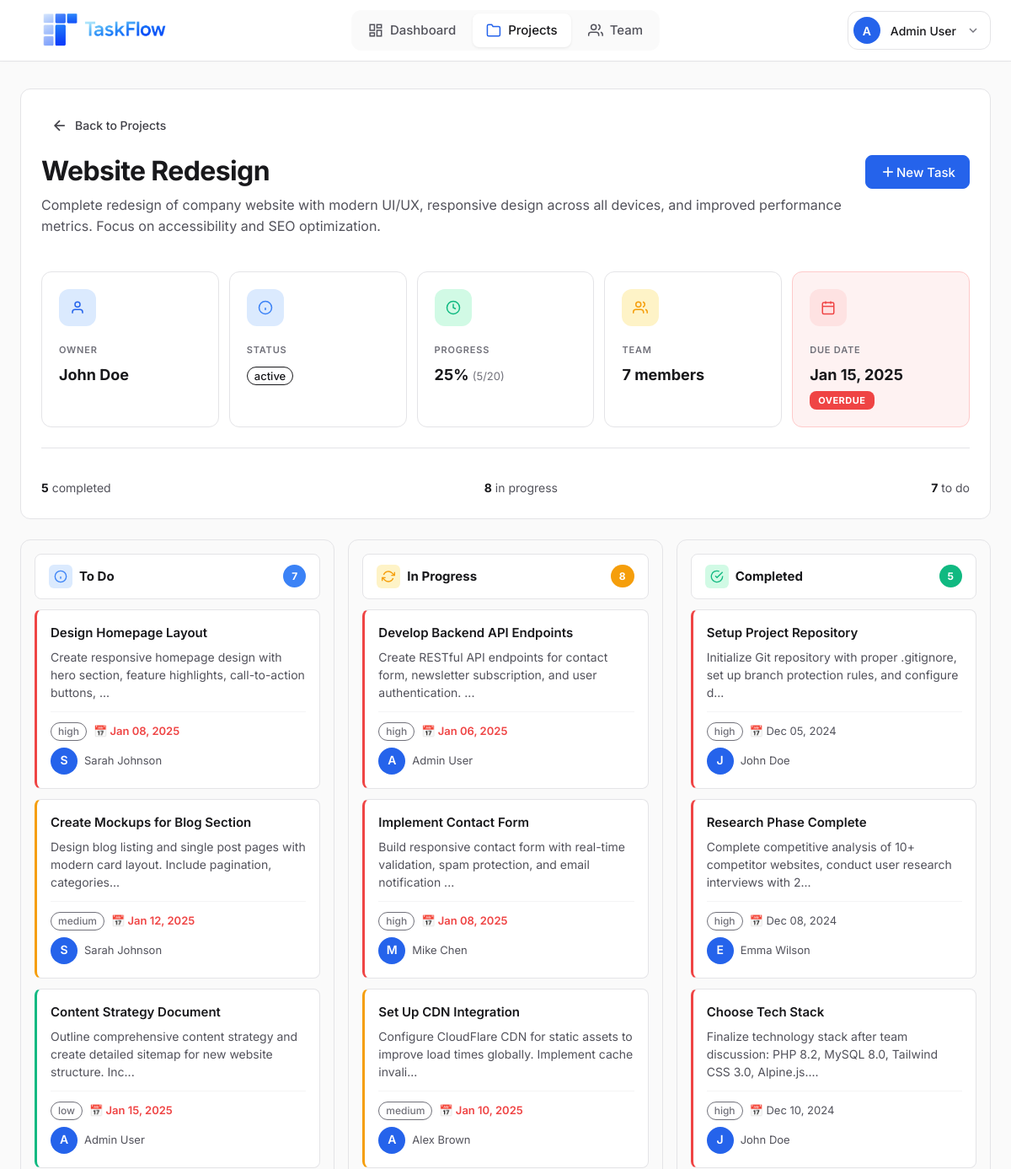
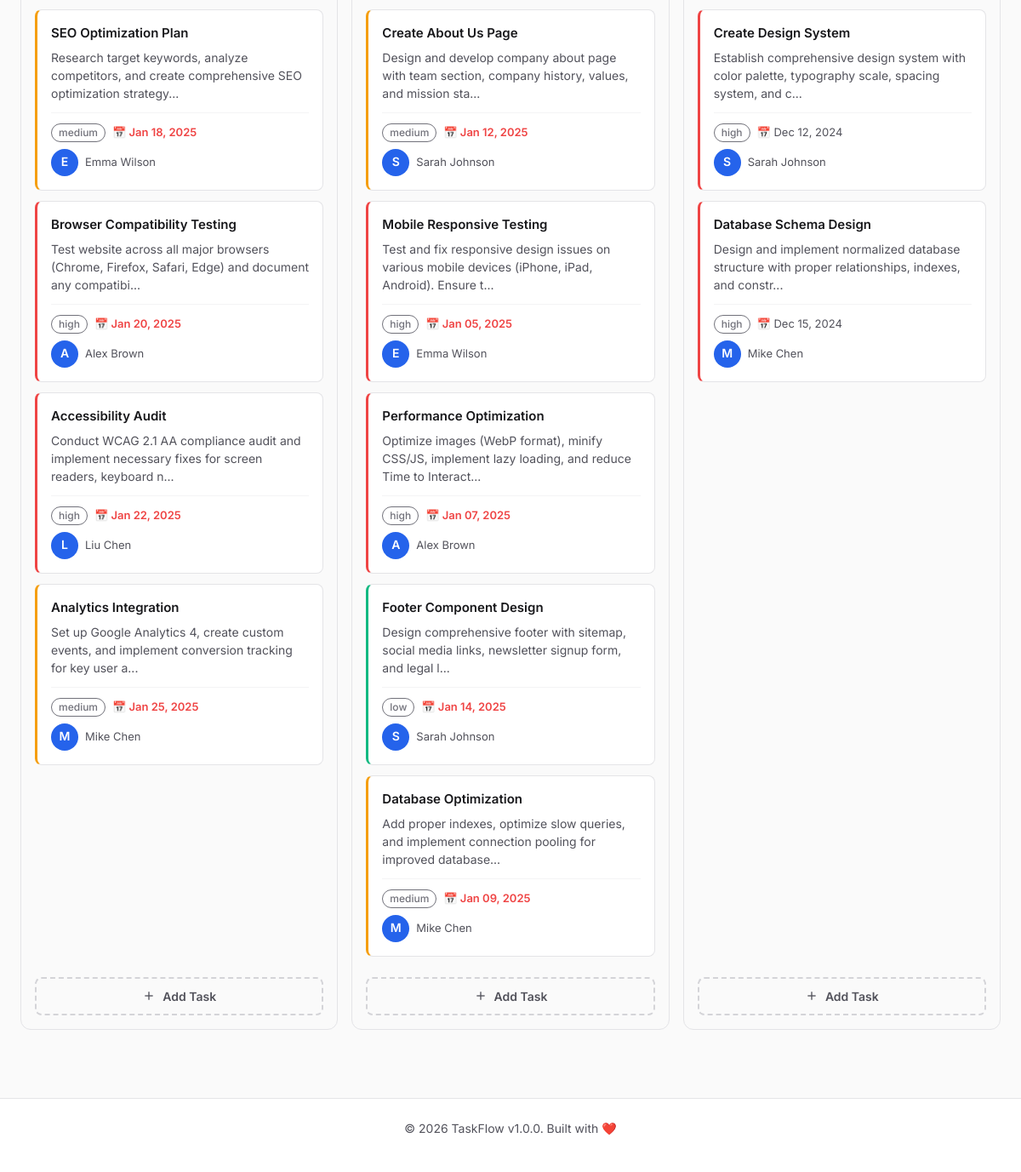
Before: /dashboard/project.php?id=1 (signed in) with the older database file (2 pictures, top to bottom).
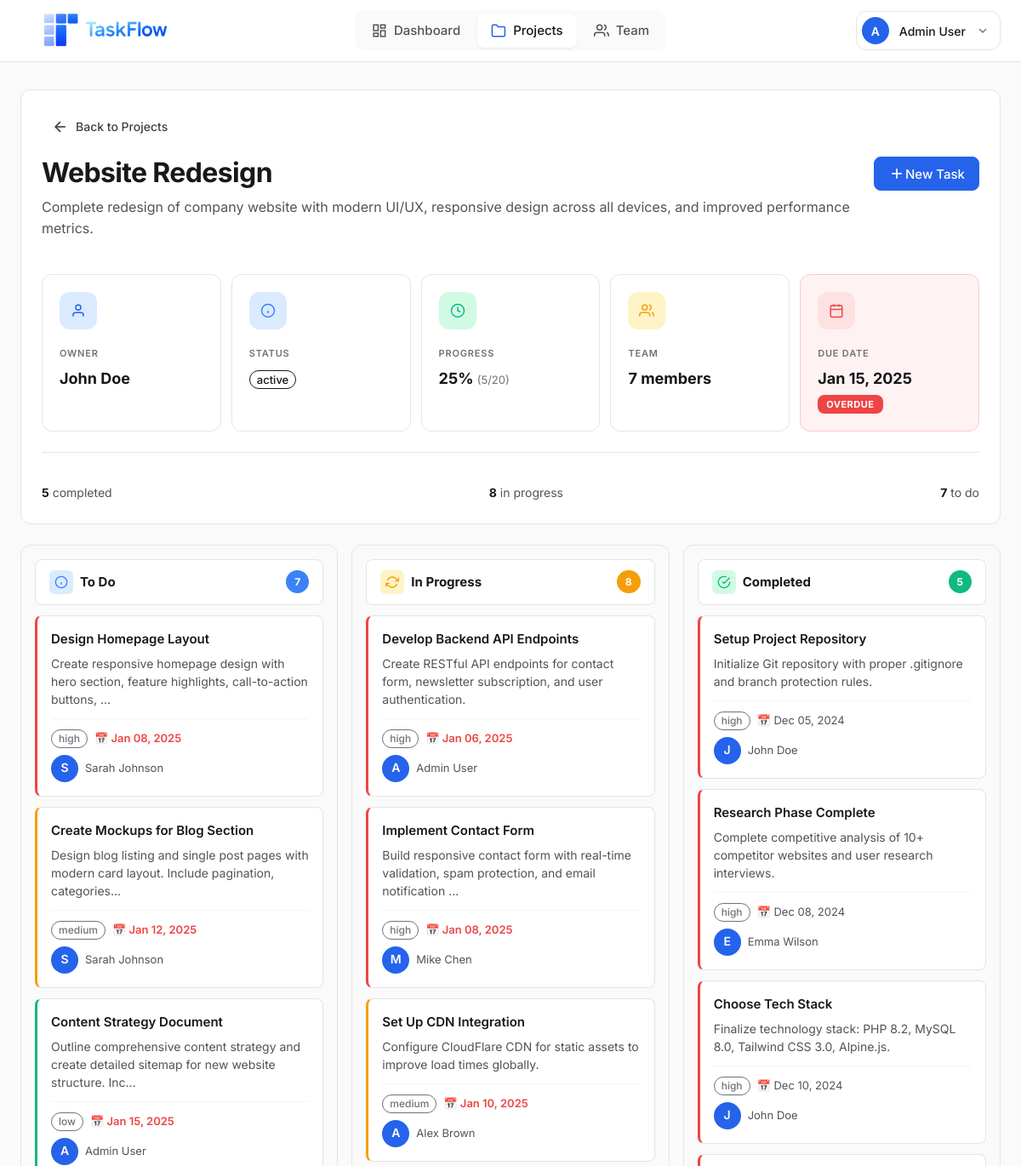
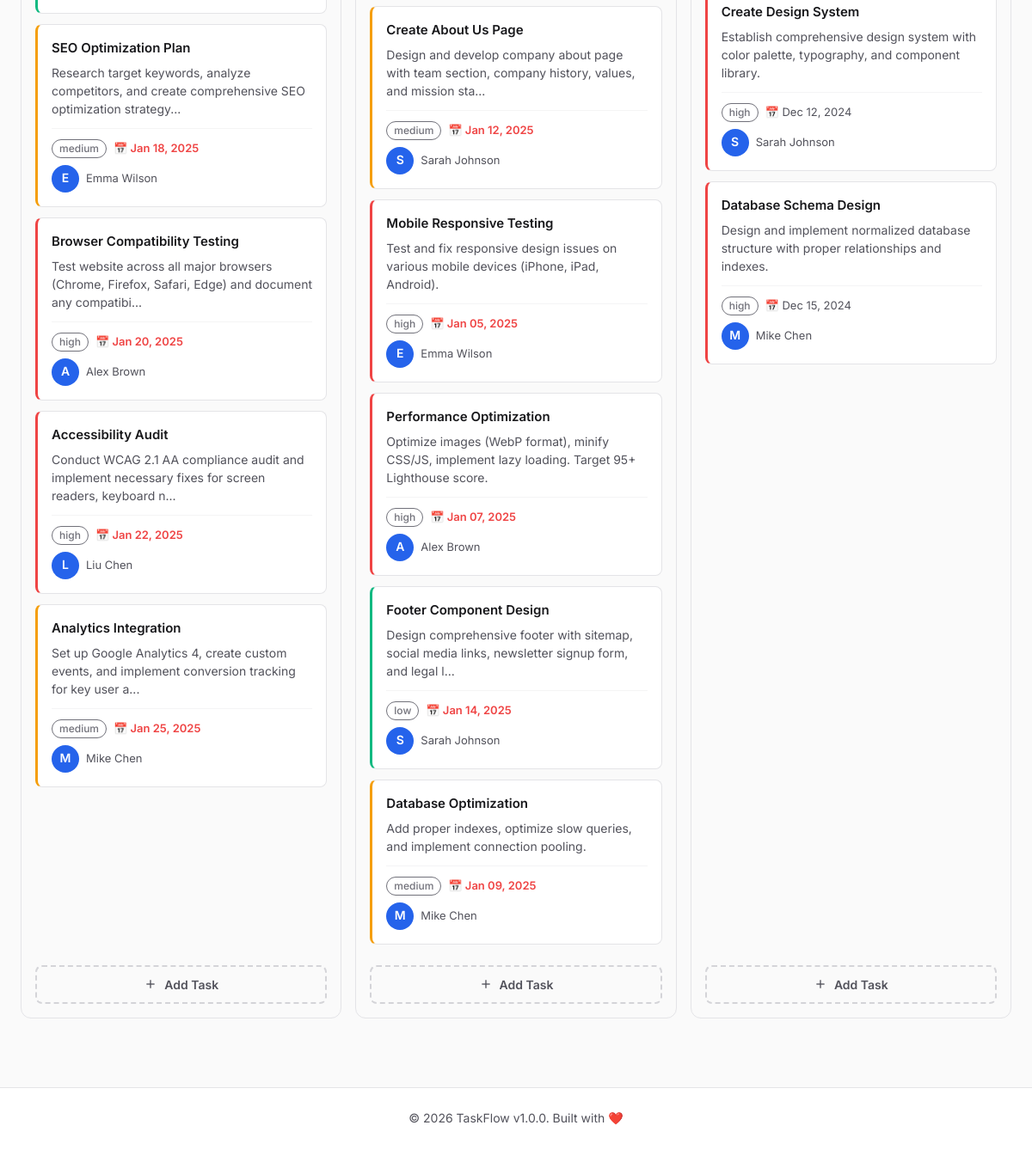
After: the same page with the newer database file (2 pictures, top to bottom).
### tables this page shows
CREATE TABLE projects (
    id INT PRIMARY KEY AUTO_INCREMENT,
    name VARCHAR(150) NOT NULL,
    description TEXT,
    owner_id INT NOT NULL,
    status ENUM('active', 'completed', 'archived') DEFAULT 'active',
    start_date DATE,
    end_date DATE,
    created_at TIMESTAMP DEFAULT CURRENT_TIMESTAMP,
    updated_at TIMESTAMP DEFAULT CURRENT_TIMESTAMP ON UPDATE CURRENT_TIMESTAMP,
    FOREIGN KEY (owner_id) REFERENCES users(id) ON DELETE CASCADE,
    INDEX idx_owner (owner_id),
    INDEX idx_status (status)
);

CREATE TABLE tasks (
    id INT PRIMARY KEY AUTO_INCREMENT,
    project_id INT NOT NULL,
    title VARCHAR(255) NOT NULL,
    description TEXT,
    status ENUM('todo', 'in_progress', 'completed') DEFAULT 'todo',
    priority ENUM('low', 'medium', 'high') DEFAULT 'medium',
    assigned_to INT,
    created_by INT NOT NULL,
    due_date DATE,
    completed_at TIMESTAMP NULL,
    position INT DEFAULT 0,
    created_at TIMESTAMP DEFAULT CURRENT_TIMESTAMP,
    updated_at TIMESTAMP DEFAULT CURRENT_TIMESTAMP ON UPDATE CURRENT_TIMESTAMP,
    FOREIGN KEY (project_id) REFERENCES projects(id) ON DELETE CASCADE,
    FOREIGN KEY (assigned_to) REFERENCES users(id) ON DELETE SET NULL,
    FOREIGN KEY (created_by) REFERENCES users(id) ON DELETE CASCADE,
    INDEX idx_project_status (project_id, status),
    INDEX idx_assigned_to (assigned_to),
    INDEX idx_created_by (created_by),
    INDEX idx_due_date (due_date),
    INDEX idx_status (status)
);

CREATE TABLE users (
    id INT PRIMARY KEY AUTO_INCREMENT,
    username VARCHAR(50) UNIQUE NOT NULL,
    email VARCHAR(100) UNIQUE NOT NULL,
    password VARCHAR(255) NOT NULL,
    full_name VARCHAR(100) NOT NULL,
    avatar VARCHAR(255) DEFAULT 'default-avatar.png',
    role ENUM('admin', 'member') DEFAULT 'member',
    created_at TIMESTAMP DEFAULT CURRENT_TIMESTAMP,
    last_login TIMESTAMP NULL,
    INDEX idx_email (email),
    INDEX idx_username (username)
);

### dashboard/task-card.php (the view, shortened to what the changed rows need)
<div class="task-card priority-<?= $task['priority'] ?>"
     draggable="true"
     data-task-id="<?= $task['id'] ?>"
     data-project-id="<?= $projectId ?>"
     data-status="<?= $task['status'] ?>">
    <div class="task-card-header">
        <div class="task-card-title" onclick="viewTask(<?= $task['id'] ?>)">
            <?= sanitize($task['title']) ?>
        </div>
    </div>
    <?php if ($task['description']): ?>
        <div class="task-card-description">
            <?= truncate(sanitize($task['description']), 100) ?>
        </div>
    <?php endif; ?>
    <div class="task-card-footer">
        <div class="task-card-meta">
            <?= getPriorityBadge($task['priority']) ?>
            <?php if ($task['due_date']): ?>
                <span class="task-card-due <?= isOverdue($task['due_date']) && $task['status'] !== 'completed' ? 'overdue' : '' ?>">
                    📅 <?= formatDate($task['due_date']) ?>
                </span>
            <?php endif; ?>
        </div>
    </div>
    <?php if ($task['assignee_name']): ?>
        <div class="task-card-assignee">
            <?= getUserAvatar($task['assignee_avatar'], $task['assignee_name'], 'sm') ?>
            <span><?= sanitize($task['assignee_name']) ?></span>
        </div>
    <?php endif; ?>
</div>

### dashboard/project.php (shortened to what the changed rows need)
<?php
require_once '../config/config.php';
require_once '../includes/functions.php';
$currentUser = getCurrentUser($pdo);
$userId = $currentUser['id'];
$projectId = $_GET['id'] ?? 0;
try {
    $stmt = $pdo->prepare("
        SELECT p.*,
               u.full_name as owner_name,
               (SELECT COUNT(*) FROM tasks WHERE project_id = p.id) as total_tasks,
               (SELECT COUNT(*) FROM tasks WHERE project_id = p.id AND status = 'completed') as completed_tasks,
               (SELECT role FROM project_members WHERE project_id = p.id AND user_id = ?) as user_role
        FROM projects p
        LEFT JOIN users u ON p.owner_id = u.id
        WHERE p.id = ?
    ");
    $stmt->execute([$userId, $projectId]);
    $project = $stmt->fetch();
    $stmt = $pdo->prepare("
        SELECT t.*, u.full_name as assignee_name, u.avatar as assignee_avatar,
               creator.full_name as creator_name
        FROM tasks t
        LEFT JOIN users u ON t.assigned_to = u.id
        LEFT JOIN users creator ON t.created_by = creator.id
        WHERE t.project_id = ?
        ORDER BY t.position ASC, t.created_at DESC
    ");
    $stmt->execute([$projectId]);
    $allTasks = $stmt->fetchAll();
    $tasks = [
        'todo' => [],
        'in_progress' => [],
        'completed' => []
    ];
    foreach ($allTasks as $task) {
        $tasks[$task['status']][] = $task;
    }
} catch (PDOException $e) {
    error_log("Project view error: " . $e->getMessage());
    die('Error loading project');
}
include '../includes/header.php';
?>
<div class="project-board-header">
    <div class="project-board-title-row">
        <div class="project-board-info">
            <h1 class="project-board-title"><?= sanitize($project['name']) ?></h1>
            <?php if ($project['description']): ?>
                <p class="project-board-description"><?= sanitize($project['description']) ?></p>
            <?php endif; ?>
        </div>
    </div>
    <div class="project-board-meta-grid">
        <div class="meta-card">
            <div class="meta-content">
                <div class="meta-label">Owner</div>
                <div class="meta-value"><?= sanitize($project['owner_name']) ?></div>
            </div>
        </div>
        <div class="meta-card">
            <div class="meta-content">
                <div class="meta-value"><?= getStatusBadge($project['status']) ?></div>
            </div>
        </div>
        <?php if ($project['end_date']): ?>
            <div class="meta-card <?= isOverdue($project['end_date']) ? 'meta-card-danger' : '' ?>">
                <div class="meta-icon <?= isOverdue($project['end_date']) ? 'meta-icon-danger' : 'meta-icon-primary' ?>">
                    <svg width="18" height="18" viewBox="0 0 24 24" fill="none" stroke="currentColor" stroke-width="2">
                        <rect x="3" y="4" width="18" height="18" rx="2" ry="2"/>
                        <line x1="16" y1="2" x2="16" y2="6"/>
                        <line x1="8" y1="2" x2="8" y2="6"/>
                        <line x1="3" y1="10" x2="21" y2="10"/>
                    </svg>
                </div>
                <div class="meta-content">
                    <div class="meta-label">Due Date</div>
                    <div class="meta-value">
                        <?= formatDate($project['end_date']) ?>
                        <?php if (isOverdue($project['end_date'])): ?>
                            <span class="overdue-badge">Overdue</span>
                        <?php endif; ?>
                    </div>
                </div>
            </div>
        <?php endif; ?>
    </div>
</div>
<div class="kanban-board-enhanced">
            <?php if (empty($tasks['todo'])): ?>
                <div class="kanban-empty-state">
                    <svg width="48" height="48" viewBox="0 0 24 24" fill="none" stroke="currentColor" stroke-width="1.5">
                        <circle cx="12" cy="12" r="10"/>
                        <line x1="12" y1="8" x2="12" y2="12"/>
                        <line x1="12" y1="16" x2="12.01" y2="16"/>
                    </svg>
                    <p>No tasks yet</p>
                </div>
            <?php else: ?>
                <?php foreach ($tasks['todo'] as $task): ?>
                    <?php include 'task-card.php'; ?>
                <?php endforeach; ?>
            <?php endif; ?>
    <div class="kanban-column-enhanced kanban-in-progress" data-status="in_progress">
        <div class="kanban-tasks-enhanced" id="tasks-in_progress">
            <?php if (empty($tasks['in_progress'])): ?>
                <div class="kanban-empty-state">
                    <svg width="48" height="48" viewBox="0 0 24 24" fill="none" stroke="currentColor" stroke-width="1.5">
                        <polyline points="23 4 23 10 17 10"/>
                        <polyline points="1 20 1 14 7 14"/>
                        <path d="M3.51 9a9 9 0 0 1 14.85-3.36L23 10M1 14l4.64 4.36A9 9 0 0 0 20.49 15"/>
                    </svg>
                    <p>No tasks in progress</p>
                </div>
            <?php else: ?>
                <?php foreach ($tasks['in_progress'] as $task): ?>
                    <?php include 'task-card.php'; ?>
                <?php endforeach; ?>
            <?php endif; ?>
        </div>
    </div>
    <div class="kanban-column-enhanced kanban-completed" data-status="completed">
        <div class="kanban-tasks-enhanced" id="tasks-completed">
            <?php if (empty($tasks['completed'])): ?>
                <div class="kanban-empty-state">
                    <svg width="48" height="48" viewBox="0 0 24 24" fill="none" stroke="currentColor" stroke-width="1.5">
                        <path d="M22 11.08V12a10 10 0 1 1-5.93-9.14"/>
                        <polyline points="22 4 12 14.01 9 11.01"/>
                    </svg>
                    <p>No completed tasks</p>
                </div>
            <?php else: ?>
                <?php foreach ($tasks['completed'] as $task): ?>
                    <?php include 'task-card.php'; ?>
                <?php endforeach; ?>
            <?php endif; ?>
        </div>
    </div>
</div>
<?php include '../includes/footer.php'; ?>

### includes/functions.php (shortened to what the changed rows need)
<?php
function sanitize($data) {
    return htmlspecialchars($data, ENT_QUOTES, 'UTF-8');
}
function formatDate($date, $format = DISPLAY_DATE_FORMAT) {
    return date($format, strtotime($date));
}
function isOverdue($date) {
    return strtotime($date) < strtotime('today');
}
function getStatusBadge($status) {
    $badges = [
        'todo' => '<span class="badge badge-todo">To Do</span>',
        'in_progress' => '<span class="badge badge-progress">In Progress</span>',
        'completed' => '<span class="badge badge-completed">Completed</span>',
        'active' => '<span class="badge badge-active">Active</span>',
        'archived' => '<span class="badge badge-archived">Archived</span>'
    ];
    return $badges[$status] ?? '<span class="badge">' . sanitize($status) . '</span>';
}
function getPriorityBadge($priority) {
    $badges = [
        'low' => '<span class="badge badge-low">Low</span>',
        'medium' => '<span class="badge badge-medium">Medium</span>',
        'high' => '<span class="badge badge-high">High</span>'
    ];
    return $badges[$priority] ?? '<span class="badge">' . sanitize($priority) . '</span>';
}
function getUserAvatar($avatar, $fullName, $size = 'md') {
    $avatarPath = APP_URL . '/uploads/avatars/' . ($avatar ?: 'default-avatar.png');
    $initial = strtoupper(substr($fullName, 0, 1));
    $sizeClass = 'avatar-' . $size;
    if (empty($avatar) || $avatar === 'default-avatar.png') {
        return '<div class="avatar-placeholder ' . $sizeClass . '">' . $initial . '</div>';
    }
    return '<img src="' . $avatarPath . '" alt="' . sanitize($fullName) . '" class="avatar ' . $sizeClass . '">';
}
function truncate($text, $length = 100, $suffix = '...') {
    if (strlen($text) <= $length) {
        return $text;
    }
    return substr($text, 0, $length - strlen($suffix)) . $suffix;
}

Changed rows visible on the page:
changed projects "Website Redesign": description "…and improved performance metrics. Focus on accessibility and SEO optimization." → "Complete redesign of company website with modern UI/UX, responsive design across all devices, and improved performance metrics."
changed tasks "Develop Backend API Endpoints": description "Create RESTful API endpoints for contact form, newsletter subscription, and user authentication. ..." → "Create RESTful API endpoints for contact form, newsletter subscription, and user authentication."
changed tasks "Set Up CDN Integration": description "Configure CloudFlare CDN for static assets to improve load times globally. Implement cache invali..." → "Configure CloudFlare CDN for static assets to improve load times globally."
changed tasks "Mobile Responsive Testing": description "Test and fix responsive design issues on various mobile devices (iPhone, iPad, Android). Ensure t..." → "Test and fix responsive design issues on various mobile devices (iPhone, iPad, Android)."
changed tasks "Performance Optimization": description "Optimize images (WebP format), minify CSS/JS, implement lazy loading, and reduce Time to Interact..." → "Optimize images (WebP format), minify CSS/JS, implement lazy loading. Target 95+ Lighthouse score."
changed tasks "Database Optimization": description "Add proper indexes, optimize slow queries, and implement connection pooling for improved database..." → "Add proper indexes, optimize slow queries, and implement connection pooling."
changed tasks "Setup Project Repository": description "Initialize Git repository with proper .gitignore, set up branch protection rules, and configure d..." → "Initialize Git repository with proper .gitignore and branch protection rules."
changed tasks "Research Phase Complete": description "Complete competitive analysis of 10+ competitor websites, conduct user research interviews with 2..." → "Complete competitive analysis of 10+ competitor websites and user research interviews."
changed tasks "Choose Tech Stack": description "Finalize technology stack after team discussion: PHP 8.2, MySQL 8.0, Tailwind CSS 3.0, Alpine.js...." → "Finalize technology stack: PHP 8.2, MySQL 8.0, Tailwind CSS 3.0, Alpine.js."
changed tasks "Create Design System": description "Establish comprehensive design system with color palette, typography scale, spacing system, and c..." → "Establish comprehensive design system with color palette, typography, and component library."
changed tasks "Database Schema Design": description "Design and implement normalized database structure with proper relationships, indexes, and constr..." → "Design and implement normalized database structure with proper relationships and indexes."
